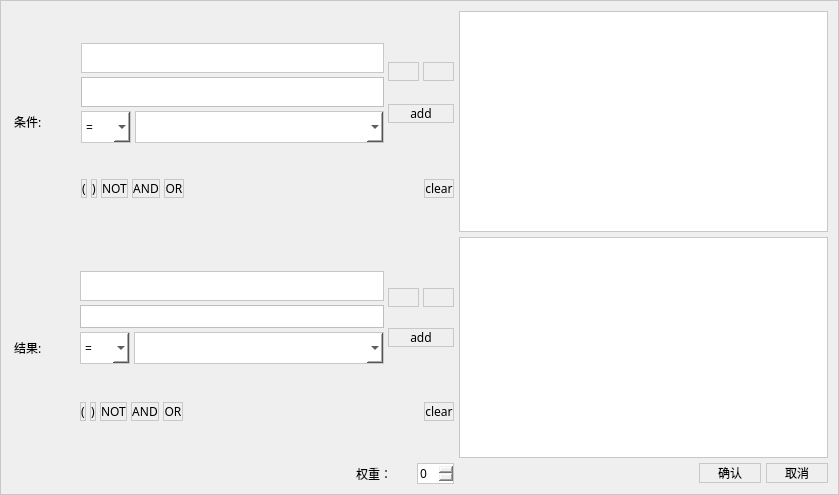
<?xml version="1.0" encoding="UTF-8"?>
<ui version="4.0">
 <class>addruleDialog</class>
 <widget class="QDialog" name="addruleDialog">
  <property name="geometry">
   <rect>
    <x>0</x>
    <y>0</y>
    <width>839</width>
    <height>495</height>
   </rect>
  </property>
  <property name="font">
   <font>
    <family>微软雅黑</family>
   </font>
  </property>
  <property name="windowTitle">
   <string>Dialog</string>
  </property>
  <property name="styleSheet">
   <string notr="true">border: 1px solid rgb(200, 200, 200);</string>
  </property>
  <layout class="QGridLayout" name="gridLayout_3" rowstretch="0,0,0" columnstretch="0,0,1,1">
   <property name="spacing">
    <number>5</number>
   </property>
   <item row="1" column="0">
    <layout class="QHBoxLayout" name="horizontalLayout_6">
     <property name="spacing">
      <number>4</number>
     </property>
     <item>
      <widget class="QLabel" name="label_2">
       <property name="minimumSize">
        <size>
         <width>65</width>
         <height>0</height>
        </size>
       </property>
       <property name="styleSheet">
        <string notr="true">font: 12pt &quot;Microsoft YaHei&quot;;
border:none;
border-radius: 12px;</string>
       </property>
       <property name="text">
        <string> 结果:</string>
       </property>
       <property name="margin">
        <number>3</number>
       </property>
      </widget>
     </item>
     <item>
      <layout class="QVBoxLayout" name="verticalLayout_2" stretch="1,0">
       <item>
        <layout class="QHBoxLayout" name="horizontalLayout_3" stretch="0,0">
         <item>
          <layout class="QGridLayout" name="gridLayout_2">
           <property name="sizeConstraint">
            <enum>QLayout::SetFixedSize</enum>
           </property>
           <property name="spacing">
            <number>4</number>
           </property>
           <item row="2" column="0">
            <widget class="QComboBox" name="comboBox_5">
             <property name="sizePolicy">
              <sizepolicy hsizetype="Minimum" vsizetype="Fixed">
               <horstretch>10</horstretch>
               <verstretch>0</verstretch>
              </sizepolicy>
             </property>
             <property name="minimumSize">
              <size>
               <width>38</width>
               <height>0</height>
              </size>
             </property>
             <property name="styleSheet">
              <string notr="true">background-color: rgb(255, 255, 255);
height:30px;</string>
             </property>
             <item>
              <property name="text">
               <string>=</string>
              </property>
             </item>
            </widget>
           </item>
           <item row="1" column="0" colspan="2">
            <widget class="Gcombox" name="comboBox_4">
             <property name="sizePolicy">
              <sizepolicy hsizetype="Expanding" vsizetype="Fixed">
               <horstretch>0</horstretch>
               <verstretch>0</verstretch>
              </sizepolicy>
             </property>
             <property name="styleSheet">
              <string notr="true">QComboBox {
	border: 1px solid #bebebe;
	padding: 1px 18px 1px 3px;
	font: normal normal 16px &quot;Microsoft YaHei&quot;;
	color: #555555;
	background: #FFF;
}
QComboBox:!editable:on, QComboBox::drop-down:editable:on{
	background: transparent;
}
 
QComboBox:!on{
}
 
QComboBox:on{ /* the popup opens */
	color: #555555;
	border-color: #327cc0;
	background: transparent;
}
 
QComboBox::drop-down{
    subcontrol-origin: padding;
    subcontrol-position: top right;
    width: 20px;
    border-left-width: 1px;
    border-left-color: darkgray;
}
 
QComboBox::down-arrow {
	image: url(:/common/combobox_arrow);
}
 
QComboBox::down-arrow:on {
	image: url(:/common/combobox_arrow_up);
}
 
QComboBox QAbstractItemView {
	outline: 0; 
	border: 1px solid #327cc0;
	background-color: #F1F3F3;
	font: normal normal 14px &quot;Microsoft YaHei&quot;;
}
 
QComboBox QAbstractItemView::item {
	height: 32px;
	color: #555555;
	background-color: transparent;
}
 
QComboBox QAbstractItemView::item:hover {
	color: #FFFFFF;
	background-color: #327cc0;
}
 
QComboBox QAbstractItemView::item:selected {
	color: #FFFFFF;
	background-color: #327cc0;
}
 
QComboBox QAbstractScrollArea QScrollBar:vertical {
	background-color: #d0d2d4;
}
 
QComboBox QAbstractScrollArea QScrollBar::handle:vertical {
	background: rgb(160,160,160);
}
 
QComboBox QAbstractScrollArea QScrollBar::handle:vertical:hover {
	background: rgb(90, 91, 93);
}</string>
             </property>
            </widget>
           </item>
           <item row="2" column="1">
            <widget class="QComboBox" name="comboBox_6">
             <property name="sizePolicy">
              <sizepolicy hsizetype="Preferred" vsizetype="Fixed">
               <horstretch>50</horstretch>
               <verstretch>0</verstretch>
              </sizepolicy>
             </property>
             <property name="styleSheet">
              <string notr="true">background-color: rgb(255, 255, 255);
height:30px;</string>
             </property>
            </widget>
           </item>
           <item row="0" column="0" colspan="2">
            <widget class="QLineEdit" name="lineEdit_then">
             <property name="minimumSize">
              <size>
               <width>0</width>
               <height>30</height>
              </size>
             </property>
             <property name="styleSheet">
              <string notr="true">QLineEdit
{

//边界1像素 实线 颜色rgb  或者border:none 没有边界
border:1px solid rgb(180, 180, 180);

//背景的颜色
background: rgb(230,230,230);
//边角4像素圆滑

border-radius: 4px;

}

//鼠标滑动到LineEditor上面的时候

QLineEdit::hover
{

 //字体的颜色

  color:green
  border-color:rgb(50,480,40);
  background-color:green;
}</string>
             </property>
            </widget>
           </item>
          </layout>
         </item>
         <item>
          <layout class="QVBoxLayout" name="verticalLayout_4">
           <item>
            <layout class="QHBoxLayout" name="horizontalLayout_11">
             <item>
              <widget class="QPushButton" name="undo_1">
               <property name="styleSheet">
                <string notr="true">QPushButton{
border:2px;
border-radius: 10px;
padding:5px;
font: 12pt &quot;宋体&quot;;
background-color:white;
}
QPushButton:pressed{
                   background-color:rgba(100,255,100,200);
                   border-color:rgba(255,255,255,30);
                   border-style:inset;
                   color:rgba(0,0,0,100);

}
QPushButton:hover{
                   background-color: #4169E1;
					color:#fff;
                   };</string>
               </property>
               <property name="text">
                <string/>
               </property>
               <property name="icon">
                <iconset resource="../source.qrc">
                 <normaloff>:/image/edit-undo.png</normaloff>:/image/edit-undo.png</iconset>
               </property>
               <property name="iconSize">
                <size>
                 <width>30</width>
                 <height>30</height>
                </size>
               </property>
              </widget>
             </item>
             <item>
              <widget class="QPushButton" name="redo_1">
               <property name="styleSheet">
                <string notr="true">QPushButton{
border:2px;
border-radius: 10px;
padding:5px;
font: 12pt &quot;宋体&quot;;
background-color:white;
}
QPushButton:pressed{
                   background-color:rgba(100,255,100,200);
                   border-color:rgba(255,255,255,30);
                   border-style:inset;
                   color:rgba(0,0,0,100);

}
QPushButton:hover{
                   background-color: #4169E1;
					color:#fff;
                   };</string>
               </property>
               <property name="text">
                <string/>
               </property>
               <property name="icon">
                <iconset resource="../source.qrc">
                 <normaloff>:/image/edit-redo.png</normaloff>:/image/edit-redo.png</iconset>
               </property>
               <property name="iconSize">
                <size>
                 <width>30</width>
                 <height>30</height>
                </size>
               </property>
              </widget>
             </item>
            </layout>
           </item>
           <item>
            <widget class="QPushButton" name="addresult">
             <property name="styleSheet">
              <string notr="true">QPushButton{
border:2px;
border-radius: 10px;
padding:10px;
font: 10pt &quot;Microsoft YaHei&quot;;
background-color:white;
}
QPushButton:pressed{
                   background-color:rgba(100,255,100,200);
                   border-color:rgba(255,255,255,30);
                   border-style:inset;
                   color:rgba(0,0,0,100);

}
QPushButton:hover{
                   background-color: #4169E1;
					color:#fff;
                   };</string>
             </property>
             <property name="text">
              <string>add</string>
             </property>
             <property name="icon">
              <iconset resource="../source.qrc">
               <normaloff>:/image/add.png</normaloff>:/image/add.png</iconset>
             </property>
            </widget>
           </item>
          </layout>
         </item>
        </layout>
       </item>
       <item>
        <layout class="QHBoxLayout" name="horizontalLayout_4">
         <property name="leftMargin">
          <number>0</number>
         </property>
         <property name="bottomMargin">
          <number>0</number>
         </property>
         <item>
          <widget class="QPushButton" name="kh_L1">
           <property name="styleSheet">
            <string notr="true">QPushButton{
border:2px;
border-radius: 10px;
padding:10px;
font: 10pt &quot;Microsoft YaHei&quot;;
background-color:white;
}
QPushButton:pressed{
                   background-color:rgba(100,255,100,200);
                   border-color:rgba(255,255,255,30);
                   border-style:inset;
                   color:rgba(0,0,0,100);

}
QPushButton:hover{
                   background-color: #4169E1;
					color:#fff;
                   };</string>
           </property>
           <property name="text">
            <string>(</string>
           </property>
          </widget>
         </item>
         <item>
          <widget class="QPushButton" name="kh_R1">
           <property name="styleSheet">
            <string notr="true">QPushButton{
border:2px;
border-radius: 10px;
padding:10px;
font: 10pt &quot;Microsoft YaHei&quot;;
background-color:white;
}
QPushButton:pressed{
                   background-color:rgba(100,255,100,200);
                   border-color:rgba(255,255,255,30);
                   border-style:inset;
                   color:rgba(0,0,0,100);

}
QPushButton:hover{
                   background-color: #4169E1;
					color:#fff;
                   };</string>
           </property>
           <property name="text">
            <string>)</string>
           </property>
          </widget>
         </item>
         <item>
          <widget class="QPushButton" name="NOT_2">
           <property name="styleSheet">
            <string notr="true">QPushButton{
border:2px;
border-radius: 10px;
padding:10px;
font: 10pt &quot;Microsoft YaHei&quot;;
background-color:white;
}
QPushButton:pressed{
                   background-color:rgba(100,255,100,200);
                   border-color:rgba(255,255,255,30);
                   border-style:inset;
                   color:rgba(0,0,0,100);

}
QPushButton:hover{
                   background-color: #4169E1;
					color:#fff;
                   };</string>
           </property>
           <property name="text">
            <string>NOT</string>
           </property>
          </widget>
         </item>
         <item>
          <widget class="QPushButton" name="AND_2">
           <property name="styleSheet">
            <string notr="true">QPushButton{
border:2px;
border-radius: 10px;
padding:10px;
font: 10pt &quot;Microsoft YaHei&quot;;
background-color:white;
}
QPushButton:pressed{
                   background-color:rgba(100,255,100,200);
                   border-color:rgba(255,255,255,30);
                   border-style:inset;
                   color:rgba(0,0,0,100);

}
QPushButton:hover{
                   background-color: #4169E1;
					color:#fff;
                   };</string>
           </property>
           <property name="text">
            <string>AND</string>
           </property>
          </widget>
         </item>
         <item>
          <widget class="QPushButton" name="OR_2">
           <property name="styleSheet">
            <string notr="true">QPushButton{
border:2px;
border-radius: 10px;
padding:10px;
font: 10pt &quot;Microsoft YaHei&quot;;
background-color:white;
}
QPushButton:pressed{
                   background-color:rgba(100,255,100,200);
                   border-color:rgba(255,255,255,30);
                   border-style:inset;
                   color:rgba(0,0,0,100);

}
QPushButton:hover{
                   background-color: #4169E1;
					color:#fff;
                   };</string>
           </property>
           <property name="text">
            <string>OR</string>
           </property>
          </widget>
         </item>
         <item>
          <spacer name="horizontalSpacer_2">
           <property name="orientation">
            <enum>Qt::Horizontal</enum>
           </property>
           <property name="sizeHint" stdset="0">
            <size>
             <width>40</width>
             <height>20</height>
            </size>
           </property>
          </spacer>
         </item>
         <item>
          <widget class="QPushButton" name="clearresult">
           <property name="styleSheet">
            <string notr="true">QPushButton{
border:2px;
border-radius: 10px;
padding:10px;
font: 10pt &quot;Microsoft YaHei&quot;;
background-color:white;
}
QPushButton:pressed{
                   background-color:rgba(100,255,100,200);
                   border-color:rgba(255,255,255,30);
                   border-style:inset;
                   color:rgba(0,0,0,100);

}
QPushButton:hover{
                   background-color: #4169E1;
					color:#fff;
                   };</string>
           </property>
           <property name="text">
            <string>clear</string>
           </property>
           <property name="icon">
            <iconset resource="../source.qrc">
             <normaloff>:/image/stock_delete.png</normaloff>:/image/stock_delete.png</iconset>
           </property>
          </widget>
         </item>
        </layout>
       </item>
      </layout>
     </item>
    </layout>
   </item>
   <item row="0" column="0">
    <layout class="QHBoxLayout" name="horizontalLayout_5">
     <item>
      <widget class="QLabel" name="label">
       <property name="minimumSize">
        <size>
         <width>65</width>
         <height>0</height>
        </size>
       </property>
       <property name="styleSheet">
        <string notr="true">font: 12pt &quot;Microsoft YaHei&quot;;
border:none;
border-radius: 12px;</string>
       </property>
       <property name="text">
        <string> 条件:</string>
       </property>
       <property name="margin">
        <number>3</number>
       </property>
      </widget>
     </item>
     <item>
      <layout class="QVBoxLayout" name="verticalLayout" stretch="1,0">
       <property name="spacing">
        <number>4</number>
       </property>
       <item>
        <layout class="QHBoxLayout" name="horizontalLayout" stretch="1,0">
         <item>
          <layout class="QGridLayout" name="gridLayout">
           <property name="spacing">
            <number>4</number>
           </property>
           <item row="1" column="0" colspan="2">
            <widget class="Gcombox" name="comboBox">
             <property name="enabled">
              <bool>true</bool>
             </property>
             <property name="sizePolicy">
              <sizepolicy hsizetype="Expanding" vsizetype="Fixed">
               <horstretch>0</horstretch>
               <verstretch>0</verstretch>
              </sizepolicy>
             </property>
             <property name="minimumSize">
              <size>
               <width>303</width>
               <height>30</height>
              </size>
             </property>
             <property name="styleSheet">
              <string notr="true">QComboBox {
	border: 1px solid #bebebe;
	padding: 1px 18px 1px 3px;
	font: normal normal 16px &quot;Microsoft YaHei&quot;;
	color: #555555;
	background: #FFF;
}
QComboBox:!editable:on, QComboBox::drop-down:editable:on{
	background: transparent;
}
 
QComboBox:!on{
}
 
QComboBox:on{ /* the popup opens */
	color: #555555;
	border-color: #327cc0;
	background: transparent;
}
 
QComboBox::drop-down{
    subcontrol-origin: padding;
    subcontrol-position: top right;
    width: 20px;
    border-left-width: 1px;
    border-left-color: darkgray;
}
 
QComboBox::down-arrow {
	image: url(:/common/combobox_arrow);
}
 
QComboBox::down-arrow:on {
	image: url(:/common/combobox_arrow_up);
}
 
QComboBox QAbstractItemView {
	outline: 0; 
	border: 1px solid #327cc0;
	background-color: #F1F3F3;
	font: normal normal 14px &quot;Microsoft YaHei&quot;;
}
 
QComboBox QAbstractItemView::item {
	height: 32px;
	color: #555555;
	background-color: transparent;
}
 
QComboBox QAbstractItemView::item:hover {
	color: #FFFFFF;
	background-color: #327cc0;
}
 
QComboBox QAbstractItemView::item:selected {
	color: #FFFFFF;
	background-color: #327cc0;
}
 
QComboBox QAbstractScrollArea QScrollBar:vertical {
	background-color: #d0d2d4;
}
 
QComboBox QAbstractScrollArea QScrollBar::handle:vertical {
	background: rgb(160,160,160);
}
 
QComboBox QAbstractScrollArea QScrollBar::handle:vertical:hover {
	background: rgb(90, 91, 93);
}</string>
             </property>
            </widget>
           </item>
           <item row="0" column="0" colspan="2">
            <widget class="QLineEdit" name="lineEdit_if">
             <property name="sizePolicy">
              <sizepolicy hsizetype="Expanding" vsizetype="Fixed">
               <horstretch>0</horstretch>
               <verstretch>30</verstretch>
              </sizepolicy>
             </property>
             <property name="minimumSize">
              <size>
               <width>0</width>
               <height>30</height>
              </size>
             </property>
             <property name="styleSheet">
              <string notr="true">QLineEdit
{

//边界1像素 实线 颜色rgb  或者border:none 没有边界
border:1px solid rgb(180, 180, 180);

//背景的颜色
background: rgb(230,230,230);
//边角4像素圆滑

border-radius: 4px;

}

//鼠标滑动到LineEditor上面的时候

QLineEdit::hover
{

 //字体的颜色
  color:green
  border-color:rgb(50,480,40);
  background-color:green;
}
</string>
             </property>
            </widget>
           </item>
           <item row="2" column="1">
            <widget class="QComboBox" name="comboBox_3">
             <property name="sizePolicy">
              <sizepolicy hsizetype="Preferred" vsizetype="Fixed">
               <horstretch>50</horstretch>
               <verstretch>0</verstretch>
              </sizepolicy>
             </property>
             <property name="styleSheet">
              <string notr="true">background-color: rgb(255, 255, 255);
height:30px;</string>
             </property>
            </widget>
           </item>
           <item row="2" column="0">
            <widget class="QComboBox" name="comboBox_2">
             <property name="sizePolicy">
              <sizepolicy hsizetype="Minimum" vsizetype="Fixed">
               <horstretch>10</horstretch>
               <verstretch>0</verstretch>
              </sizepolicy>
             </property>
             <property name="styleSheet">
              <string notr="true">background-color: rgb(255, 255, 255);
height:30px;</string>
             </property>
             <item>
              <property name="text">
               <string>=</string>
              </property>
             </item>
            </widget>
           </item>
          </layout>
         </item>
         <item>
          <layout class="QVBoxLayout" name="verticalLayout_3">
           <item>
            <layout class="QHBoxLayout" name="horizontalLayout_10">
             <item>
              <widget class="QPushButton" name="undo_0">
               <property name="styleSheet">
                <string notr="true">QPushButton{
border:2px;
border-radius: 10px;
padding:5px;
font: 12pt &quot;宋体&quot;;
background-color:white;
}
QPushButton:pressed{
                   background-color:rgba(100,255,100,200);
                   border-color:rgba(255,255,255,30);
                   border-style:inset;
                   color:rgba(0,0,0,100);

}
QPushButton:hover{
                   background-color: #4169E1;
					color:#fff;
                   };</string>
               </property>
               <property name="text">
                <string/>
               </property>
               <property name="icon">
                <iconset resource="../source.qrc">
                 <normaloff>:/image/edit-undo.png</normaloff>:/image/edit-undo.png</iconset>
               </property>
               <property name="iconSize">
                <size>
                 <width>30</width>
                 <height>30</height>
                </size>
               </property>
              </widget>
             </item>
             <item>
              <widget class="QPushButton" name="redo_0">
               <property name="styleSheet">
                <string notr="true">QPushButton{
border:2px;
border-radius: 10px;
padding:5px;
font: 12pt &quot;宋体&quot;;
background-color:white;
}
QPushButton:pressed{
                   background-color:rgba(100,255,100,200);
                   border-color:rgba(255,255,255,30);
                   border-style:inset;
                   color:rgba(0,0,0,100);

}
QPushButton:hover{
                   background-color: #4169E1;
					color:#fff;
                   };</string>
               </property>
               <property name="text">
                <string/>
               </property>
               <property name="icon">
                <iconset resource="../source.qrc">
                 <normaloff>:/image/edit-redo.png</normaloff>:/image/edit-redo.png</iconset>
               </property>
               <property name="iconSize">
                <size>
                 <width>30</width>
                 <height>30</height>
                </size>
               </property>
              </widget>
             </item>
            </layout>
           </item>
           <item>
            <widget class="QPushButton" name="addcondition">
             <property name="styleSheet">
              <string notr="true">QPushButton{
border:2px;
border-radius: 10px;
padding:10px;
font: 10pt &quot;Microsoft YaHei&quot;;
background-color:white;
}
QPushButton:pressed{
                   background-color:rgba(100,255,100,200);
                   border-color:rgba(255,255,255,30);
                   border-style:inset;
                   color:rgba(0,0,0,100);

}
QPushButton:hover{
                   background-color: #4169E1;
					color:#fff;
                   };</string>
             </property>
             <property name="text">
              <string>add</string>
             </property>
             <property name="icon">
              <iconset resource="../source.qrc">
               <normaloff>:/image/add.png</normaloff>:/image/add.png</iconset>
             </property>
            </widget>
           </item>
          </layout>
         </item>
        </layout>
       </item>
       <item>
        <layout class="QHBoxLayout" name="horizontalLayout_2">
         <property name="bottomMargin">
          <number>0</number>
         </property>
         <item>
          <widget class="QPushButton" name="kh_L0">
           <property name="styleSheet">
            <string notr="true">QPushButton{
border:2px;
border-radius: 10px;
padding:10px;
font: 10pt &quot;Microsoft YaHei&quot;;
background-color:white;
}
QPushButton:pressed{
                   background-color:rgba(100,255,100,200);
                   border-color:rgba(255,255,255,30);
                   border-style:inset;
                   color:rgba(0,0,0,100);

}
QPushButton:hover{
                   background-color: #4169E1;
					color:#fff;
                   };</string>
           </property>
           <property name="text">
            <string>(</string>
           </property>
          </widget>
         </item>
         <item>
          <widget class="QPushButton" name="kh_R0">
           <property name="styleSheet">
            <string notr="true">QPushButton{
border:2px;
border-radius: 10px;
padding:10px;
font: 10pt &quot;Microsoft YaHei&quot;;
background-color:white;
}
QPushButton:pressed{
                   background-color:rgba(100,255,100,200);
                   border-color:rgba(255,255,255,30);
                   border-style:inset;
                   color:rgba(0,0,0,100);

}
QPushButton:hover{
                   background-color: #4169E1;
					color:#fff;
                   };</string>
           </property>
           <property name="text">
            <string>)</string>
           </property>
          </widget>
         </item>
         <item>
          <widget class="QPushButton" name="NOT_1">
           <property name="styleSheet">
            <string notr="true">QPushButton{
border:2px;
border-radius: 10px;
padding:10px;
font: 10pt &quot;Microsoft YaHei&quot;;
background-color:white;
}
QPushButton:pressed{
                   background-color:rgba(100,255,100,200);
                   border-color:rgba(255,255,255,30);
                   border-style:inset;
                   color:rgba(0,0,0,100);

}
QPushButton:hover{
                   background-color: #4169E1;
					color:#fff;
                   };</string>
           </property>
           <property name="text">
            <string>NOT</string>
           </property>
          </widget>
         </item>
         <item>
          <widget class="QPushButton" name="AND_1">
           <property name="styleSheet">
            <string notr="true">QPushButton{
border:2px;
border-radius: 10px;
padding:10px;
font: 10pt &quot;Microsoft YaHei&quot;;
background-color:white;
}
QPushButton:pressed{
                   background-color:rgba(100,255,100,200);
                   border-color:rgba(255,255,255,30);
                   border-style:inset;
                   color:rgba(0,0,0,100);

}
QPushButton:hover{
                   background-color: #4169E1;
					color:#fff;
                   };</string>
           </property>
           <property name="text">
            <string>AND</string>
           </property>
          </widget>
         </item>
         <item>
          <widget class="QPushButton" name="OR_1">
           <property name="styleSheet">
            <string notr="true">QPushButton{
border:2px;
border-radius: 10px;
padding:10px;
font: 10pt &quot;Microsoft YaHei&quot;;
background-color:white;
}
QPushButton:pressed{
                   background-color:rgba(100,255,100,200);
                   border-color:rgba(255,255,255,30);
                   border-style:inset;
                   color:rgba(0,0,0,100);

}
QPushButton:hover{
                   background-color: #4169E1;
					color:#fff;
                   };</string>
           </property>
           <property name="text">
            <string>OR</string>
           </property>
          </widget>
         </item>
         <item>
          <spacer name="horizontalSpacer">
           <property name="orientation">
            <enum>Qt::Horizontal</enum>
           </property>
           <property name="sizeHint" stdset="0">
            <size>
             <width>20</width>
             <height>20</height>
            </size>
           </property>
          </spacer>
         </item>
         <item>
          <widget class="QPushButton" name="clearcondition">
           <property name="styleSheet">
            <string notr="true">QPushButton{
border:2px;
border-radius: 10px;
padding:10px;
font: 10pt &quot;Microsoft YaHei&quot;;
background-color:white;
}
QPushButton:pressed{
                   background-color:rgba(100,255,100,200);
                   border-color:rgba(255,255,255,30);
                   border-style:inset;
                   color:rgba(0,0,0,100);

}
QPushButton:hover{
                   background-color: #4169E1;
					color:#fff;
                   };</string>
           </property>
           <property name="text">
            <string>clear</string>
           </property>
           <property name="icon">
            <iconset resource="../source.qrc">
             <normaloff>:/image/stock_delete.png</normaloff>:/image/stock_delete.png</iconset>
           </property>
          </widget>
         </item>
        </layout>
       </item>
      </layout>
     </item>
    </layout>
   </item>
   <item row="1" column="1" colspan="3">
    <widget class="QTextEdit" name="textEdit_2">
     <property name="styleSheet">
      <string notr="true">background-color: rgb(255, 255, 255);
</string>
     </property>
    </widget>
   </item>
   <item row="0" column="1" colspan="3">
    <widget class="QTextEdit" name="textEdit">
     <property name="styleSheet">
      <string notr="true">background-color: rgb(255, 255, 255);
</string>
     </property>
    </widget>
   </item>
   <item row="2" column="1" colspan="3">
    <layout class="QHBoxLayout" name="horizontalLayout_8">
     <item>
      <spacer name="horizontalSpacer_5">
       <property name="orientation">
        <enum>Qt::Horizontal</enum>
       </property>
       <property name="sizeHint" stdset="0">
        <size>
         <width>40</width>
         <height>20</height>
        </size>
       </property>
      </spacer>
     </item>
     <item>
      <widget class="QPushButton" name="pushButton">
       <property name="minimumSize">
        <size>
         <width>62</width>
         <height>0</height>
        </size>
       </property>
       <property name="styleSheet">
        <string notr="true">font: 12pt &quot;Microsoft YaHei&quot;;

</string>
       </property>
       <property name="text">
        <string>确认</string>
       </property>
      </widget>
     </item>
     <item>
      <widget class="QPushButton" name="pushButton_2">
       <property name="minimumSize">
        <size>
         <width>62</width>
         <height>0</height>
        </size>
       </property>
       <property name="styleSheet">
        <string notr="true">font: 12pt &quot;Microsoft YaHei&quot;;</string>
       </property>
       <property name="text">
        <string>取消</string>
       </property>
      </widget>
     </item>
    </layout>
   </item>
   <item row="2" column="0">
    <layout class="QHBoxLayout" name="horizontalLayout_9">
     <item>
      <spacer name="horizontalSpacer_4">
       <property name="orientation">
        <enum>Qt::Horizontal</enum>
       </property>
       <property name="sizeHint" stdset="0">
        <size>
         <width>40</width>
         <height>20</height>
        </size>
       </property>
      </spacer>
     </item>
     <item>
      <widget class="QLabel" name="label_3">
       <property name="minimumSize">
        <size>
         <width>56</width>
         <height>0</height>
        </size>
       </property>
       <property name="styleSheet">
        <string notr="true">font: 10pt &quot;Microsoft YaHei&quot;;
border:none;</string>
       </property>
       <property name="text">
        <string>权重： </string>
       </property>
      </widget>
     </item>
     <item>
      <widget class="QSpinBox" name="spinBox_w">
       <property name="sizePolicy">
        <sizepolicy hsizetype="Minimum" vsizetype="Minimum">
         <horstretch>0</horstretch>
         <verstretch>0</verstretch>
        </sizepolicy>
       </property>
       <property name="minimumSize">
        <size>
         <width>0</width>
         <height>0</height>
        </size>
       </property>
       <property name="styleSheet">
        <string notr="true">font: 12pt &quot;Times New Roman&quot;;</string>
       </property>
      </widget>
     </item>
    </layout>
   </item>
  </layout>
 </widget>
 <customwidgets>
  <customwidget>
   <class>Gcombox</class>
   <extends>QComboBox</extends>
   <header location="global">gcombox.h</header>
  </customwidget>
 </customwidgets>
 <resources>
  <include location="../source.qrc"/>
 </resources>
 <connections>
  <connection>
   <sender>pushButton</sender>
   <signal>clicked()</signal>
   <receiver>addruleDialog</receiver>
   <slot>close()</slot>
   <hints>
    <hint type="sourcelabel">
     <x>727</x>
     <y>516</y>
    </hint>
    <hint type="destinationlabel">
     <x>785</x>
     <y>413</y>
    </hint>
   </hints>
  </connection>
  <connection>
   <sender>clearcondition</sender>
   <signal>clicked()</signal>
   <receiver>textEdit</receiver>
   <slot>clear()</slot>
   <hints>
    <hint type="sourcelabel">
     <x>501</x>
     <y>258</y>
    </hint>
    <hint type="destinationlabel">
     <x>840</x>
     <y>255</y>
    </hint>
   </hints>
  </connection>
  <connection>
   <sender>clearresult</sender>
   <signal>clicked()</signal>
   <receiver>textEdit_2</receiver>
   <slot>clear()</slot>
   <hints>
    <hint type="sourcelabel">
     <x>501</x>
     <y>476</y>
    </hint>
    <hint type="destinationlabel">
     <x>840</x>
     <y>479</y>
    </hint>
   </hints>
  </connection>
  <connection>
   <sender>pushButton_2</sender>
   <signal>clicked()</signal>
   <receiver>addruleDialog</receiver>
   <slot>close()</slot>
   <hints>
    <hint type="sourcelabel">
     <x>843</x>
     <y>521</y>
    </hint>
    <hint type="destinationlabel">
     <x>891</x>
     <y>538</y>
    </hint>
   </hints>
  </connection>
  <connection>
   <sender>undo_1</sender>
   <signal>clicked()</signal>
   <receiver>textEdit_2</receiver>
   <slot>undo()</slot>
   <hints>
    <hint type="sourcelabel">
     <x>426</x>
     <y>330</y>
    </hint>
    <hint type="destinationlabel">
     <x>552</x>
     <y>280</y>
    </hint>
   </hints>
  </connection>
  <connection>
   <sender>redo_1</sender>
   <signal>clicked()</signal>
   <receiver>textEdit_2</receiver>
   <slot>redo()</slot>
   <hints>
    <hint type="sourcelabel">
     <x>477</x>
     <y>330</y>
    </hint>
    <hint type="destinationlabel">
     <x>535</x>
     <y>345</y>
    </hint>
   </hints>
  </connection>
  <connection>
   <sender>undo_0</sender>
   <signal>clicked()</signal>
   <receiver>textEdit</receiver>
   <slot>undo()</slot>
   <hints>
    <hint type="sourcelabel">
     <x>594</x>
     <y>471</y>
    </hint>
    <hint type="destinationlabel">
     <x>538</x>
     <y>76</y>
    </hint>
   </hints>
  </connection>
  <connection>
   <sender>redo_0</sender>
   <signal>clicked()</signal>
   <receiver>textEdit</receiver>
   <slot>redo()</slot>
   <hints>
    <hint type="sourcelabel">
     <x>685</x>
     <y>471</y>
    </hint>
    <hint type="destinationlabel">
     <x>538</x>
     <y>120</y>
    </hint>
   </hints>
  </connection>
 </connections>
</ui>
